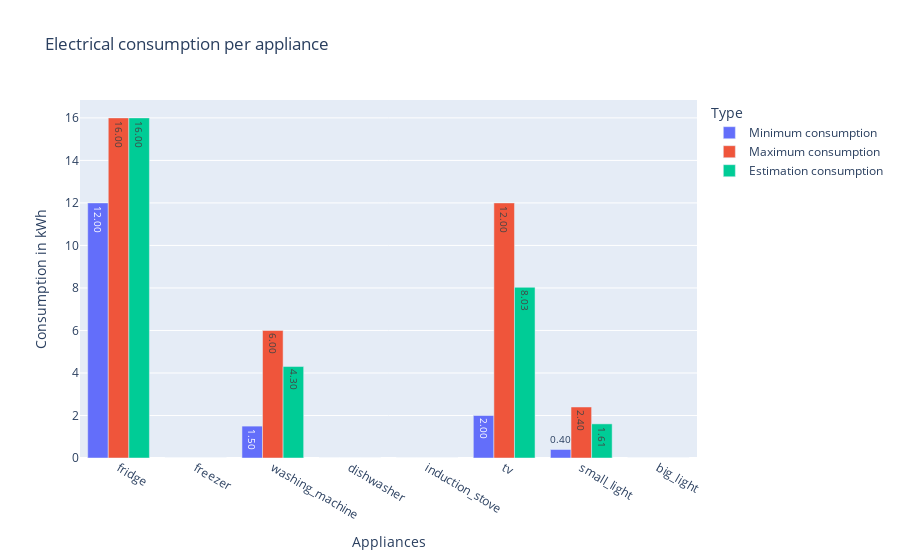

Source (notebook cell):
### Code cell
calcul.bargraph(df, e_tot=e_tot)

### Figure 1 — Plotly figure (JSON) as saved in the notebook; plotly's stock layout.template omitted (floating-point values rounded to 4 significant figures)
{"data": [{"alignmentgroup": "True", "hovertemplate": "Type=Minimum consumption<br>Appliances=%{x}<br>Consumption in kWh=%{y}<extra></extra>", "legendgroup": "Minimum consumption", "marker": {"color": "#636efa", "pattern": {"shape": ""}}, "name": "Minimum consumption", "offsetgroup": "Minimum consumption", "orientation": "v", "showlegend": true, "textposition": "auto", "texttemplate": "%{y:.2f}", "type": "bar", "x": ["fridge", "freezer", "washing_machine", "dishwasher", "induction_stove", "tv", "small_light", "big_light"], "xaxis": "x", "y": [12, 0, 1.5, 0, 0, 2, 0.4, 0], "yaxis": "y"}, {"alignmentgroup": "True", "hovertemplate": "Type=Maximum consumption<br>Appliances=%{x}<br>Consumption in kWh=%{y}<extra></extra>", "legendgroup": "Maximum consumption", "marker": {"color": "#EF553B", "pattern": {"shape": ""}}, "name": "Maximum consumption", "offsetgroup": "Maximum consumption", "orientation": "v", "showlegend": true, "textposition": "auto", "texttemplate": "%{y:.2f}", "type": "bar", "x": ["fridge", "freezer", "washing_machine", "dishwasher", "induction_stove", "tv", "small_light", "big_light"], "xaxis": "x", "y": [16, 0, 6, 0, 0, 12, 2.4, 0], "yaxis": "y"}, {"alignmentgroup": "True", "hovertemplate": "Type=Estimation consumption<br>Appliances=%{x}<br>Consumption in kWh=%{y}<extra></extra>", "legendgroup": "Estimation consumption", "marker": {"color": "#00cc96", "pattern": {"shape": ""}}, "name": "Estimation consumption", "offsetgroup": "Estimation consumption", "orientation": "v", "showlegend": true, "textposition": "auto", "texttemplate": "%{y:.2f}", "type": "bar", "x": ["fridge", "freezer", "washing_machine", "dishwasher", "induction_stove", "tv", "small_light", "big_light"], "xaxis": "x", "y": [16, 0, 4.302, 0, 0, 8.031, 1.606, 0], "yaxis": "y"}], "layout": {"barmode": "group", "legend": {"title": {"text": "Type"}, "tracegroupgap": 0}, "title": {"text": "Electrical consumption per appliance"}, "xaxis": {"anchor": "y", "domain": [0, 1], "title": {"text": "Appliances"}}, "yaxis": {"anchor": "x", "domain": [0, 1], "title": {"text": "Consumption in kWh"}}}}
